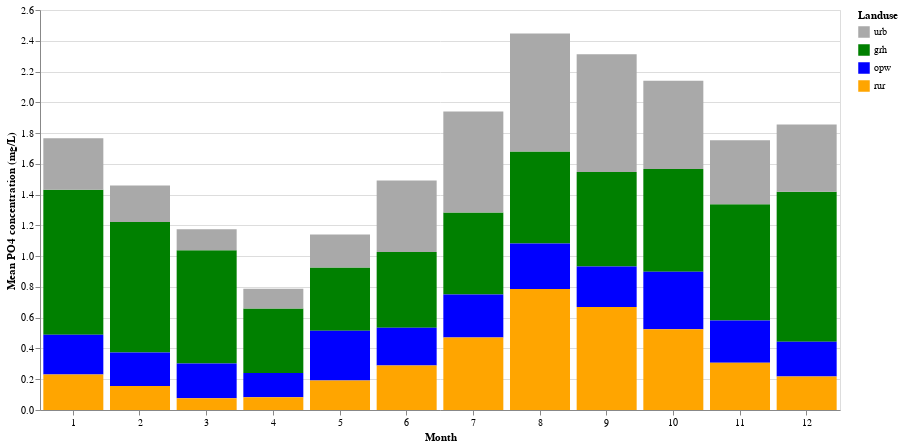

Here is the notebook cell this chart was saved with:
### Markdown cell above
We can further see the trends and magnitudes of concentrations across different landuses using the bar chart below;

### Code cell
import altair as alt

landuse_colors = {
    'urb': 'darkgrey',
    'grh': 'green',
    'opw': 'blue',
    'rur': 'orange'
}

base = alt.Chart(df_stats).encode(
    x='Monthno:N',
    y='mean:Q',
    color=alt.Color('Landuse:N', scale=alt.Scale(domain=['urb', 'grh', 'opw', 'rur'], range=['darkgrey', 'green', 'blue', 'orange']))
).mark_bar()

error_bars = alt.Chart(df_stats).encode(
    x='Monthno:N',
    y='mean:Q',
    y2='mean:Q',
    color=alt.Color('Landuse:N', scale=alt.Scale(domain=['urb', 'grh', 'opw', 'rur'], range=['darkgrey', 'green', 'blue', 'orange'])),
    size=alt.value(2)
).transform_calculate(
    y2='datum.mean - datum.std'
).mark_rule()

chart = alt.layer(base, error_bars).properties(
    width=800,
    height=400
).configure_axis(
    labelAngle=360
).encode(
    x=alt.X('Monthno:N', title='Month'),
    y=alt.Y('mean:Q', title='Mean PO4 concentration (mg/L)')
)


chart.show()

### Figure 1 — Vega-Lite specification as saved in the notebook (floating-point values rounded to 4 significant figures)
{"config": {"view": {"continuousWidth": 300, "continuousHeight": 300}, "axis": {"labelAngle": 360}}, "layer": [{"mark": {"type": "bar"}, "encoding": {"color": {"field": "Landuse", "scale": {"domain": ["urb", "grh", "opw", "rur"], "range": ["darkgrey", "green", "blue", "orange"]}, "type": "nominal"}, "x": {"field": "Monthno", "type": "nominal"}, "y": {"field": "mean", "type": "quantitative"}}}, {"mark": {"type": "rule"}, "encoding": {"color": {"field": "Landuse", "scale": {"domain": ["urb", "grh", "opw", "rur"], "range": ["darkgrey", "green", "blue", "orange"]}, "type": "nominal"}, "size": {"value": 2}, "x": {"field": "Monthno", "type": "nominal"}, "y": {"field": "mean", "type": "quantitative"}, "y2": {"field": "mean"}}, "transform": [{"calculate": "datum.mean - datum.std", "as": "y2"}]}], "data": {"name": "data-b0926120206f652511c59c789288f741"}, "encoding": {"x": {"field": "Monthno", "title": "Month", "type": "nominal"}, "y": {"field": "mean", "title": "Mean PO4 concentration (mg/L)", "type": "quantitative"}}, "height": 400, "width": 800, "$schema": "https://vega.github.io/schema/vega-lite/v5.20.1.json", "datasets": {"data-b0926120206f652511c59c789288f741": [{"Monthno": 1, "Landuse": "grh", "mean": 0.9424, "std": 0.2471}, {"Monthno": 1, "Landuse": "opw", "mean": 0.2586, "std": 0.3203}, {"Monthno": 1, "Landuse": "rur", "mean": 0.2309, "std": 0.1209}, {"Monthno": 1, "Landuse": "urb", "mean": 0.3346, "std": 0.1675}, {"Monthno": 2, "Landuse": "grh", "mean": 0.8487, "std": 0.195}, {"Monthno": 2, "Landuse": "opw", "mean": 0.2171, "std": 0.3196}, {"Monthno": 2, "Landuse": "rur", "mean": 0.156, "std": 0.06359}, {"Monthno": 2, "Landuse": "urb", "mean": 0.238, "std": 0.1391}, {"Monthno": 3, "Landuse": "grh", "mean": 0.7359, "std": 0.3105}, {"Monthno": 3, "Landuse": "opw", "mean": 0.2263, "std": 0.3042}, {"Monthno": 3, "Landuse": "rur", "mean": 0.07636, "std": 0.05414}, {"Monthno": 3, "Landuse": "urb", "mean": 0.1356, "std": 0.1098}, {"Monthno": 4, "Landuse": "grh", "mean": 0.4193, "std": 0.2424}, {"Monthno": 4, "Landuse": "opw", "mean": 0.1576, "std": 0.2024}, {"Monthno": 4, "Landuse": "rur", "mean": 0.0827, "std": 0.05328}, {"Monthno": 4, "Landuse": "urb", "mean": 0.1286, "std": 0.09959}, {"Monthno": 5, "Landuse": "grh", "mean": 0.412, "std": 0.2984}, {"Monthno": 5, "Landuse": "opw", "mean": 0.3222, "std": 0.3984}, {"Monthno": 5, "Landuse": "rur", "mean": 0.1923, "std": 0.1041}, {"Monthno": 5, "Landuse": "urb", "mean": 0.2149, "std": 0.1443}, {"Monthno": 6, "Landuse": "grh", "mean": 0.4916, "std": 0.481}, {"Monthno": 6, "Landuse": "opw", "mean": 0.2467, "std": 0.2793}, {"Monthno": 6, "Landuse": "rur", "mean": 0.2887, "std": 0.1913}, {"Monthno": 6, "Landuse": "urb", "mean": 0.465, "std": 0.2126}, {"Monthno": 7, "Landuse": "grh", "mean": 0.533, "std": 0.372}, {"Monthno": 7, "Landuse": "opw", "mean": 0.2792, "std": 0.2365}, {"Monthno": 7, "Landuse": "rur", "mean": 0.471, "std": 0.3041}, {"Monthno": 7, "Landuse": "urb", "mean": 0.6575, "std": 0.339}, {"Monthno": 8, "Landuse": "grh", "mean": 0.598, "std": 0.3175}, {"Monthno": 8, "Landuse": "opw", "mean": 0.2959, "std": 0.34}, {"Monthno": 8, "Landuse": "rur", "mean": 0.787, "std": 0.3614}, {"Monthno": 8, "Landuse": "urb", "mean": 0.7662, "std": 0.4893}, {"Monthno": 9, "Landuse": "grh", "mean": 0.6144, "std": 0.3377}, {"Monthno": 9, "Landuse": "opw", "mean": 0.2632, "std": 0.313}, {"Monthno": 9, "Landuse": "rur", "mean": 0.67, "std": 0.3393}, {"Monthno": 9, "Landuse": "urb", "mean": 0.7644, "std": 0.5353}, {"Monthno": 10, "Landuse": "grh", "mean": 0.6683, "std": 0.2653}, {"Monthno": 10, "Landuse": "opw", "mean": 0.3729, "std": 0.5328}, {"Monthno": 10, "Landuse": "rur", "mean": 0.5252, "std": 0.3849}, {"Monthno": 10, "Landuse": "urb", "mean": 0.5738, "std": 0.2009}, {"Monthno": 11, "Landuse": "grh", "mean": 0.755, "std": 0.302}, {"Monthno": 11, "Landuse": "opw", "mean": 0.2747, "std": 0.3795}, {"Monthno": 11, "Landuse": "rur", "mean": 0.3073, "std": 0.1394}, {"Monthno": 11, "Landuse": "urb", "mean": 0.4167, "std": 0.1357}, {"Monthno": 12, "Landuse": "grh", "mean": 0.9744, "std": 0.3904}, {"Monthno": 12, "Landuse": "opw", "mean": 0.2267, "std": 0.2783}, {"Monthno": 12, "Landuse": "rur", "mean": 0.2177, "std": 0.1184}, {"Monthno": 12, "Landuse": "urb", "mean": 0.4367, "std": 0.171}]}}
